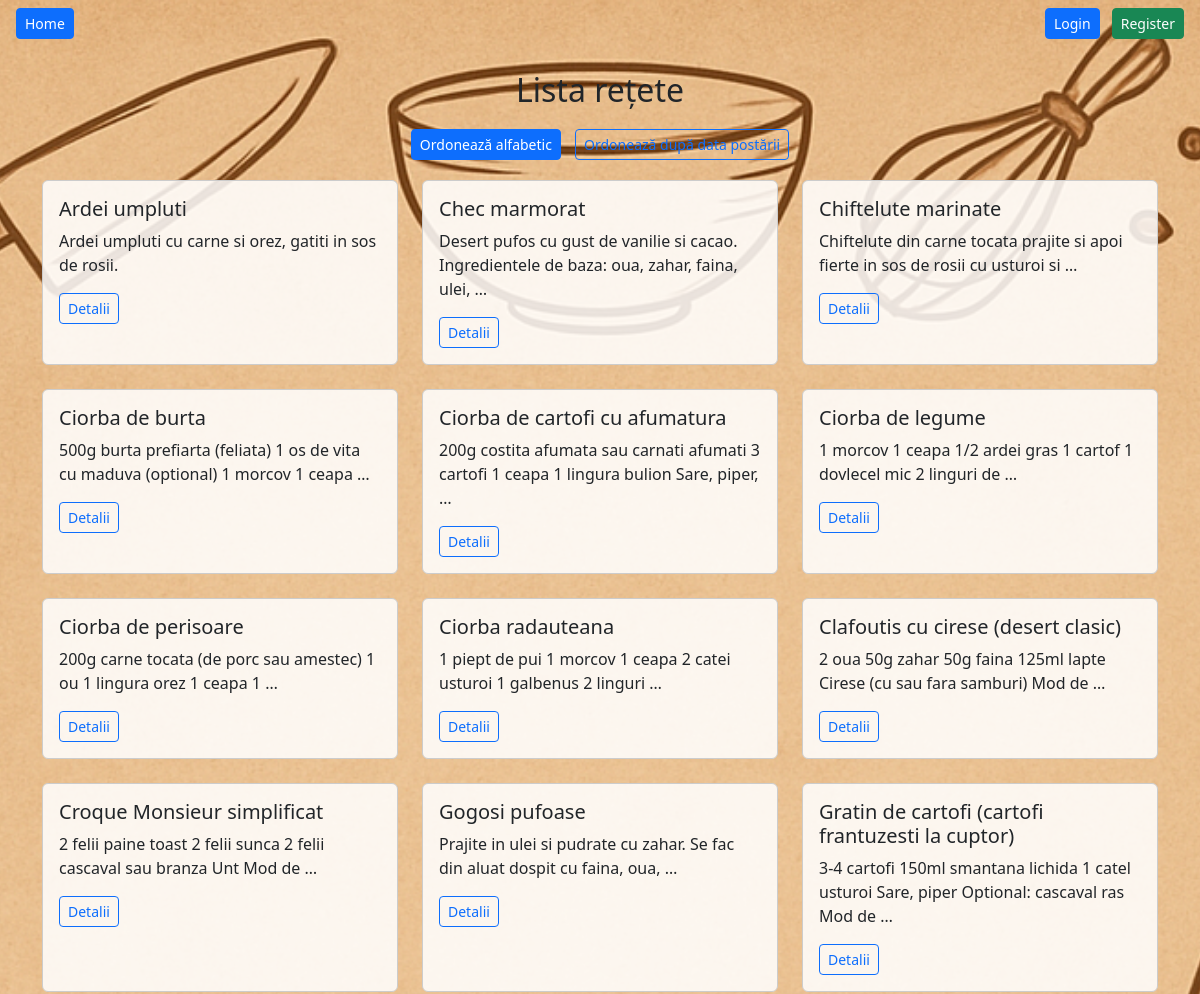
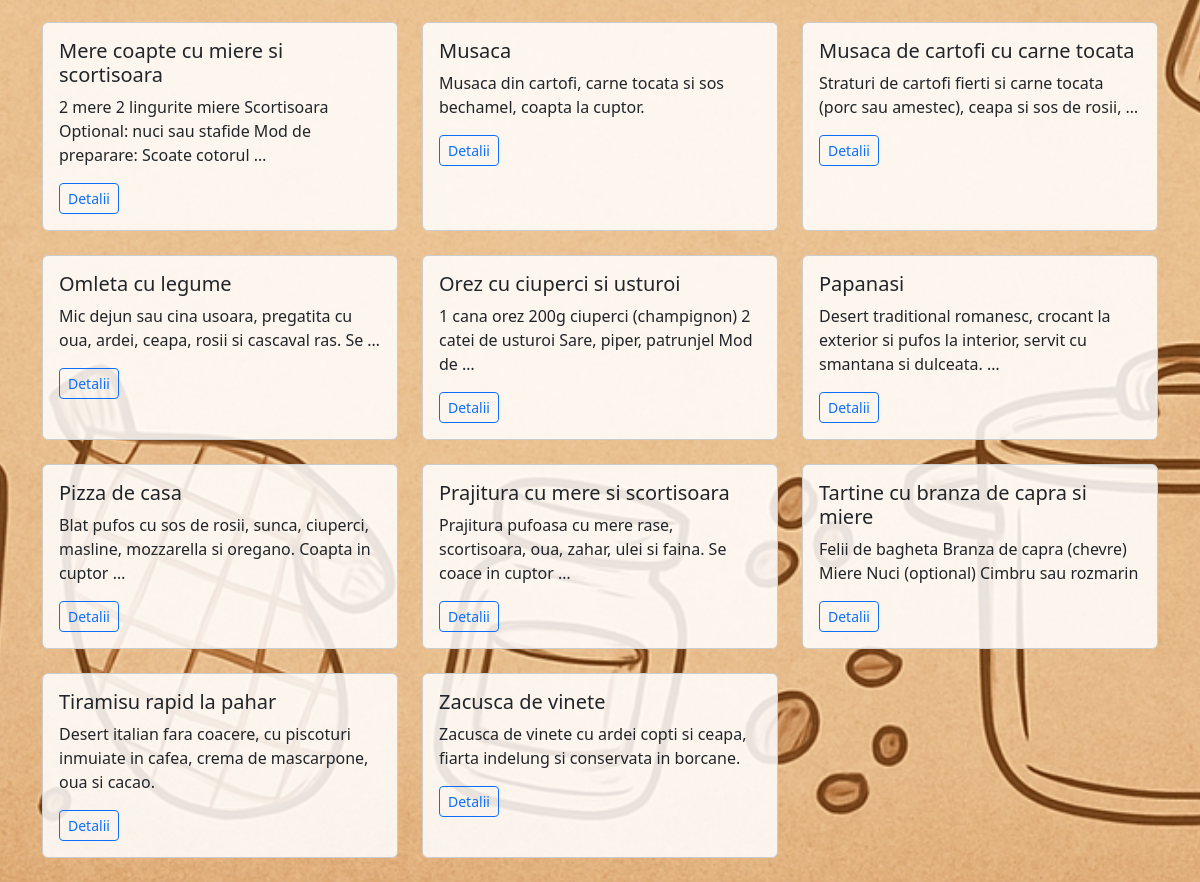
The page / on the database its author committed (2 pictures, top to bottom).
### recipes/models.py (models this page shows, shortened)
class Recipe(models.Model):
    user = models.ForeignKey(User, on_delete=models.CASCADE)
    title = models.CharField(max_length=100)
    ingredients = models.TextField()
    cook_time = models.CharField(max_length=50)
    created_at = models.DateTimeField(default=timezone.now)

### recipes/views.py (the view)
# urls.py: path('', RecipeListView.as_view(), name='recipe-list'),
class RecipeListView(ListView):
    model = Recipe
    template_name = 'recipes/recipe_list.html'
    context_object_name = 'recipes'
    ordering = ['title']

### recipes/templates/recipes/recipe_list.html (shortened to what this page needs)
{% extends 'recipes/base.html' %}
{% load static %}
{% block content %}
<div style="text-align: center; margin-top: 20px;">
    <h2>Lista rețete</h2>
    <div style="margin: 20px 0;">
        <a href="{% url 'recipe-list' %}" class="btn btn-primary btn-sm" style="margin-right: 10px;">Ordonează alfabetic</a>
        <a href="{% url 'recipe-date' %}" class="btn btn-outline-primary btn-sm">Ordonează după data postării</a>
    </div>
</div>
{% if recipes %}
    <div class="row">
        {% for recipe in recipes %}
        <div class="col-md-4 mb-4">
            <div class="card h-100" style="background-color: rgba(255,255,255,0.85); border: 1px solid #ccc;">
                <div class="card-body">
                    <h5 class="card-title">{{ recipe.title }}</h5>
                    <p class="card-text">{{ recipe.ingredients|truncatewords:15 }}</p>
                    <a href="{% url 'recipe-detail' recipe.pk %}" class="btn btn-outline-primary btn-sm">Detalii</a>
                </div>
            </div>
        </div>
        {% endfor %}
    </div>
{% else %}
    <p class="text-center">Nu există rețete adăugate momentan.</p>
{% endif %}
{% endblock %}

### recipes/templates/recipes/base.html (shortened to what this page needs)
{% load static %}
<!DOCTYPE html>
<html lang="en">
<head>
    <link href="https://cdn.jsdelivr.net/npm/bootstrap@5.3.0/dist/css/bootstrap.min.css" rel="stylesheet">
    <link rel="stylesheet" href="{% static 'css/style.css' %}">
</head>
<body class="bg-custom">
    <nav class="navbar navbar-expand-lg navbar-custom px-3">
        <a class="btn btn-primary btn-sm me-2" href="/">Home</a>
        <div class="ms-auto">
            {% if user.is_authenticated %}
                <span class="me-2 px-2 py-1 bg-light rounded">
                    Welcome,
                    <a href="{% url 'my-recipes' %}" class="text-dark text-decoration-none fw-semibold">
                        {{ user.username }}
                    </a>!
                </span>
                <form method="POST" action="{% url 'logout' %}" style="display:inline;">
                    {% csrf_token %}
                    <button type="submit" class="btn btn-danger btn-sm">Logout</button>
                </form>
            {% else %}
                <a class="btn btn-primary btn-sm me-2" href="/login/">Login</a>
                <a class="btn btn-success btn-sm" href="/register/">Register</a>
            {% endif %}
        </div>
    </nav>
    <div class="container mt-4">
        {% block content %}{% endblock %}
    </div>
</body>
</html>

### static/css/style.css (style rules this page uses)
body.bg-custom { background-image: url("../images/fundal22.png"); background-size: cover; background-repeat: no-repeat; background-position: center center; background-attachment: fixed; min-height: 100vh; }

### rows shown on the page
Recipe: title "Ardei umpluti", ingredients "Ardei umpluti cu carne si orez, gatiti in sos de rosii."
Recipe: title "Chec marmorat", ingredients "Desert pufos cu gust de vanilie si cacao. Ingredientele de baza: oua, zahar, faina, ulei, …"
Recipe: title "Chiftelute marinate", ingredients "Chiftelute din carne tocata prajite si apoi fierte in sos de rosii cu usturoi si …"
Recipe: title "Ciorba de burta", ingredients "500g burta prefiarta (feliata) 1 os de vita cu maduva (optional) 1 morcov 1 ceapa …"
Recipe: title "Ciorba de cartofi cu afumatura", ingredients "200g costita afumata sau carnati afumati 3 cartofi 1 ceapa 1 lingura bulion Sare, piper, …"
Recipe: title "Ciorba de legume", ingredients "1 morcov 1 ceapa 1/2 ardei gras 1 cartof 1 dovlecel mic 2 linguri de …"
Recipe: title "Ciorba de perisoare", ingredients "200g carne tocata (de porc sau amestec) 1 ou 1 lingura orez 1 ceapa 1 …"
Recipe: title "Ciorba radauteana", ingredients "1 piept de pui 1 morcov 1 ceapa 2 catei usturoi 1 galbenus 2 linguri …"
Recipe: title "Clafoutis cu cirese (desert clasic)", ingredients "2 oua 50g zahar 50g faina 125ml lapte Cirese (cu sau fara samburi) Mod de …"
Recipe: title "Croque Monsieur simplificat", ingredients "2 felii paine toast 2 felii sunca 2 felii cascaval sau branza Unt Mod de …"
Recipe: title "Gogosi pufoase", ingredients "Prajite in ulei si pudrate cu zahar. Se fac din aluat dospit cu faina, oua, …"
Recipe: title "Gratin de cartofi (cartofi frantuzesti la cuptor)", ingredients "3-4 cartofi 150ml smantana lichida 1 catel usturoi Sare, piper Optional: cascaval ras Mod de …"
Recipe: title "Mere coapte cu miere si scortisoara", ingredients "2 mere 2 lingurite miere Scortisoara Optional: nuci sau stafide Mod de preparare: Scoate cotorul …"
Recipe: title "Musaca", ingredients "Musaca din cartofi, carne tocata si sos bechamel, coapta la cuptor."
Recipe: title "Musaca de cartofi cu carne tocata", ingredients "Straturi de cartofi fierti si carne tocata (porc sau amestec), ceapa si sos de rosii, …"
Recipe: title "Omleta cu legume", ingredients "Mic dejun sau cina usoara, pregatita cu oua, ardei, ceapa, rosii si cascaval ras. Se …"
Recipe: title "Orez cu ciuperci si usturoi", ingredients "1 cana orez 200g ciuperci (champignon) 2 catei de usturoi Sare, piper, patrunjel Mod de …"
Recipe: title "Papanasi", ingredients "Desert traditional romanesc, crocant la exterior si pufos la interior, servit cu smantana si dulceata. …"
Recipe: title "Pizza de casa", ingredients "Blat pufos cu sos de rosii, sunca, ciuperci, masline, mozzarella si oregano. Coapta in cuptor …"
Recipe: title "Prajitura cu mere si scortisoara", ingredients "Prajitura pufoasa cu mere rase, scortisoara, oua, zahar, ulei si faina. Se coace in cuptor …"
Recipe: title "Tartine cu branza de capra si miere", ingredients "Felii de bagheta Branza de capra (chevre) Miere Nuci (optional) Cimbru sau rozmarin"
Recipe: title "Tiramisu rapid la pahar", ingredients "Desert italian fara coacere, cu piscoturi inmuiate in cafea, crema de mascarpone, oua si cacao."
Recipe: title "Zacusca de vinete", ingredients "Zacusca de vinete cu ardei copti si ceapa, fiarta indelung si conservata in borcane."
